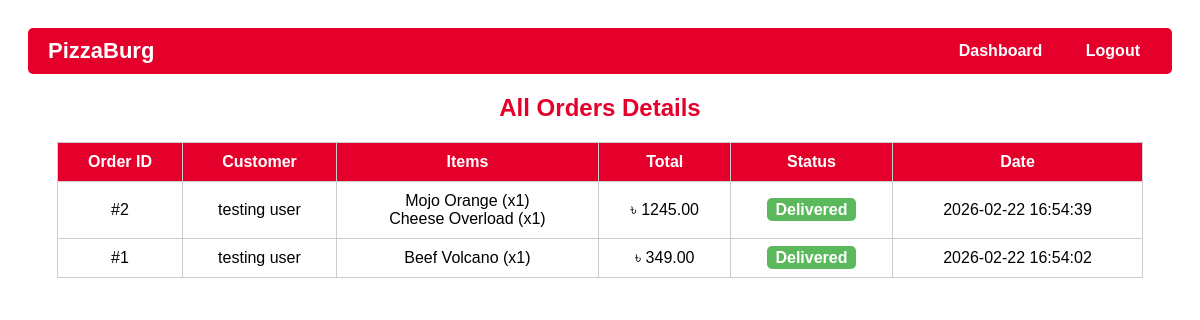
Screenshot of /admin/order_details.php (signed in) with the database file from the repository.
### tables this page shows
CREATE TABLE `orders` (
  `id` int(11) NOT NULL,
  `customer_id` int(11) NOT NULL,
  `status` enum('pending','approved','declined','delivered') DEFAULT 'pending',
  `delivery_time` varchar(50) DEFAULT NULL,
  `total` decimal(10,2) DEFAULT 0.00,
  `created_at` timestamp NOT NULL DEFAULT current_timestamp()
);

CREATE TABLE `customer` (
  `customer_id` int(11) NOT NULL,
  `name` varchar(100) NOT NULL,
  `email` varchar(100) NOT NULL,
  `password` varchar(255) NOT NULL,
  `contact` varchar(20) DEFAULT NULL,
  `address` text DEFAULT NULL,
  `created_at` datetime DEFAULT current_timestamp()
);

CREATE TABLE `order_items` (
  `id` int(11) NOT NULL,
  `order_id` int(11) NOT NULL,
  `menu_id` int(11) NOT NULL,
  `quantity` int(11) NOT NULL DEFAULT 1,
  `price` decimal(10,2) NOT NULL
);

CREATE TABLE `menu` (
  `id` int(11) NOT NULL,
  `name` varchar(100) NOT NULL,
  `category` enum('burger','pizza','drink') NOT NULL,
  `description` text DEFAULT NULL,
  `price` decimal(10,2) NOT NULL,
  `image` varchar(255) DEFAULT NULL,
  `created_at` timestamp NOT NULL DEFAULT current_timestamp()
);

### admin/order_details.php (the view, shortened to what this page needs)
<?php
include("../includes/config.php");
$orders = mysqli_query($conn,"SELECT o.*, c.name AS customer_name FROM orders o JOIN customer c ON o.customer_id=c.customer_id ORDER BY o.created_at DESC");
?>
<!DOCTYPE html>
<html>
<head>
</head>
<body>
<div class="top-bar">
    <div class="logo">PizzaBurg</div>
    <div class="nav-links">
        <a href="index.php">Dashboard</a>
        <a href="logout.php">Logout</a>
    </div>
</div>
<h2>All Orders Details</h2>
<?php if(mysqli_num_rows($orders) > 0): ?>
<table>
  <tr>
    <th>Order ID</th>
    <th>Customer</th>
    <th>Items</th>
    <th>Total</th>
    <th>Status</th>
    <th>Date</th>
  </tr>
  <?php while($order = mysqli_fetch_assoc($orders)): ?>
  <tr>
    <td>#<?php echo $order['id']; ?></td>
    <td><?php echo $order['customer_name']; ?></td>
    <td>
      <?php
      $items = mysqli_query($conn,"SELECT oi.quantity, m.name FROM order_items oi JOIN menu m ON oi.menu_id=m.id WHERE oi.order_id='{$order['id']}'");
      while($item = mysqli_fetch_assoc($items)){
          echo "{$item['name']} (x{$item['quantity']})<br>";
      }
      ?>
    </td>
    <td>৳ <?php echo $order['total']; ?></td>
    <td><span class="badge <?php echo $order['status']; ?>"><?php echo ucfirst($order['status']); ?></span></td>
    <td><?php echo $order['created_at']; ?></td>
  </tr>
  <?php endwhile; ?>
</table>
<?php else: ?>
<p style="text-align:center;">No orders found.</p>
<?php endif; ?>
</body>
</html>

### admin/order_details.php (style rules this page uses)
body { font-family:Arial; background:#fff; padding:20px; }
h2 { text-align:center;color:#e4002b; }
.top-bar { display:flex; justify-content:space-between; align-items:center; background:#e4002b; padding:10px 20px; color:white; border-radius:5px; margin-bottom:20px; }
.top-bar .logo { font-size:22px; font-weight:bold; }
.top-bar .nav-links a { margin-left:15px; color:white; text-decoration:none; font-weight:bold; padding:6px 12px; border-radius:4px; transition:0.3s; }
table { width:95%;margin:auto;border-collapse:collapse;margin-top:20px; }
th, td { border:1px solid #ccc;padding:10px;text-align:center; }
th { background:#e4002b;color:white; }
.badge { padding:3px 8px;border-radius:5px;color:white;font-weight:bold; }
.delivered { background:#5cb85c; }

### rows the page displays
orders: id "2", customer.name "testing user", total "1245.00", status "Delivered", created_at "2026-02-22 16:54:39"
order_items: menu.name "Mojo Orange", quantity "1"
order_items: menu.name "Cheese Overload", quantity "1"
orders: id "1", customer.name "testing user", total "349.00", status "Delivered", created_at "2026-02-22 16:54:02"
order_items: menu.name "Beef Volcano", quantity "1"
